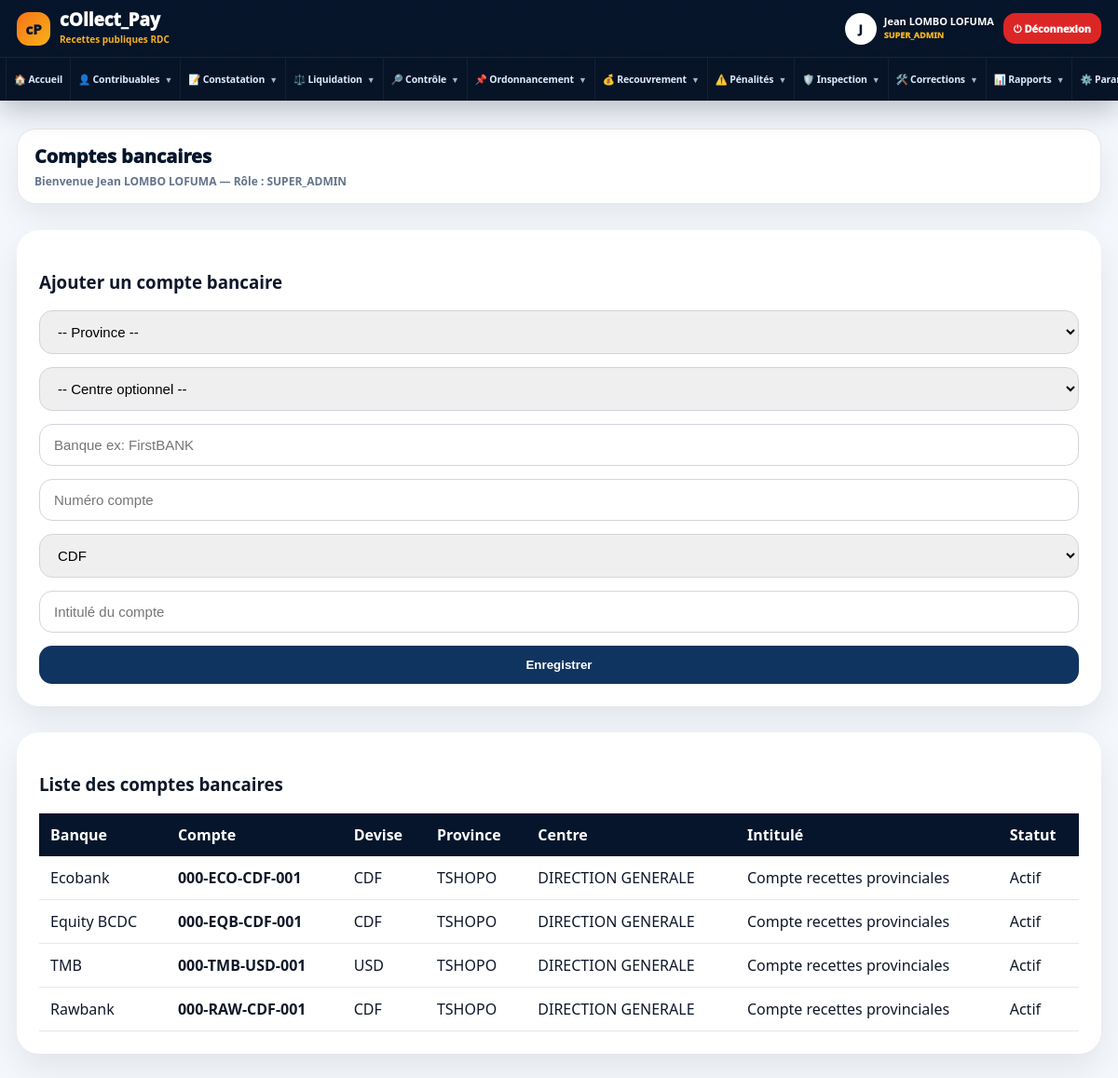
The app's page /modules/parametrage/comptes_bancaires.php (signed in) with its own data.
### tables this page shows
CREATE TABLE `comptes_bancaires` (
  `id` int(11) NOT NULL,
  `province_id` int(11) DEFAULT NULL,
  `centre_id` int(11) DEFAULT NULL,
  `banque` varchar(150) NOT NULL,
  `numero_compte` varchar(150) NOT NULL,
  `devise` enum('CDF','USD') DEFAULT 'CDF',
  `intitule_compte` varchar(255) DEFAULT NULL,
  `actif` tinyint(1) DEFAULT 1,
  `created_at` timestamp NOT NULL DEFAULT current_timestamp()
);

CREATE TABLE `provinces` (
  `id` int(11) NOT NULL,
  `nom` varchar(150) NOT NULL,
  `code_province` varchar(10) NOT NULL,
  `devise_principale` varchar(10) DEFAULT 'CDF',
  `actif` tinyint(1) DEFAULT 1,
  `created_at` timestamp NOT NULL DEFAULT current_timestamp()
);

CREATE TABLE `centres` (
  `id` int(11) NOT NULL,
  `province_id` int(11) NOT NULL,
  `nom` varchar(150) NOT NULL,
  `code_centre` varchar(50) NOT NULL,
  `code_centre_short` varchar(10) NOT NULL,
  `adresse` text DEFAULT NULL,
  `actif` tinyint(1) DEFAULT 1,
  `created_at` timestamp NOT NULL DEFAULT current_timestamp()
);

### modules/parametrage/comptes_bancaires.php (the view, shortened to what this page needs)
<?php
require_once "../../config/database.php";
$comptes = $pdo->query("
    SELECT cb.*, p.nom AS province, c.nom AS centre
    FROM comptes_bancaires cb
    LEFT JOIN provinces p ON cb.province_id=p.id
    LEFT JOIN centres c ON cb.centre_id=c.id
    ORDER BY cb.id DESC
")->fetchAll();
?>
<!DOCTYPE html>
<html lang="fr">
<head>
    <link rel="stylesheet" href="/collect_pay/assets/css/admin.css">
</head>
<body>
<div class="admin-layout">
    <?php require_once "../../includes/sidebar.php"; ?>
    <main class="main-content">
        <?php require_once "../../includes/topbar.php"; ?>
        <div class="panel">
            <h3>Ajouter un compte bancaire</h3>
            <form method="POST">
                <select name="province_id">
                    <option value="">-- Province --</option>
                </select>
                <select name="centre_id">
                    <option value="">-- Centre optionnel --</option>
                </select>
                <input type="text" name="banque" placeholder="Banque ex: FirstBANK" required>
                <input type="text" name="numero_compte" placeholder="Numéro compte" required>
                <select name="devise" required>
                    <option value="CDF">CDF</option>
                </select>
                <input type="text" name="intitule_compte" placeholder="Intitulé du compte">
                <button type="submit">Enregistrer</button>
            </form>
        </div>
        <div class="panel">
            <h3>Liste des comptes bancaires</h3>
            <table class="table-premium">
                <tr>
                    <th>Banque</th>
                    <th>Compte</th>
                    <th>Devise</th>
                    <th>Province</th>
                    <th>Centre</th>
                    <th>Intitulé</th>
                    <th>Statut</th>
                </tr>
                <?php foreach($comptes as $c): ?>
                    <tr>
                        <td><?= htmlspecialchars($c['banque']) ?></td>
                        <td><strong><?= htmlspecialchars($c['numero_compte']) ?></strong></td>
                        <td><?= htmlspecialchars($c['devise']) ?></td>
                        <td><?= htmlspecialchars($c['province'] ?? '-') ?></td>
                        <td><?= htmlspecialchars($c['centre'] ?? '-') ?></td>
                        <td><?= htmlspecialchars($c['intitule_compte'] ?? '-') ?></td>
                        <td><?= $c['actif'] ? 'Actif' : 'Inactif' ?></td>
                    </tr>
                <?php endforeach; ?>
            </table>
        </div>
    </main>
</div>
</body>
</html>

### assets/css/admin.css (style rules this page uses)
* { box-sizing: border-box; }
body { margin: 0; font-family: 'Segoe UI', sans-serif; background: #f4f7fb; color: #1f2937; }
.admin-layout { min-height: 100vh; }
.main-content { margin-left: 280px; width: calc(100% - 280px); padding: 28px; transition: all .35s ease; }
.panel { background: white; border-radius: 24px; padding: 24px; margin-top: 28px; box-shadow: 0 15px 35px rgba(0,0,0,.08); }
.table-premium { width: 100%; border-collapse: collapse; }
.table-premium th { background: #06152b; color: white; padding: 12px; text-align: left; }
.table-premium td { padding: 12px; border-bottom: 1px solid #e5e7eb; }
form { display: grid; gap: 14px; }
form input, form select, form textarea { padding: 13px 15px; border: 1px solid #d1d5db; border-radius: 14px; font-size: 15px; width: 100%; }
form button, .btn { background: #0f3460; color: white; border: none; padding: 13px 18px; border-radius: 14px; font-weight: 900; cursor: pointer; text-decoration: none; display: inline-block; }

### includes/sidebar.php (style rules this page uses)
:root { --cp-navy:#06152b;--cp-blue:#0f3460;--cp-gold:#f6b21a;--cp-bg:#f4f7fb;--cp-border:#e5e7eb;--cp-text:#0f172a;--cp-muted:#64748b }
html,body { margin:0!important;padding:0!important;background:var(--cp-bg)!important;font-family:'Segoe UI',Arial,sans-serif!important;color:var(--cp-text)!important;overflow-x:hidden!important }
.admin-layout { min-height:100vh!important;display:block!important }
.main-content,.cp-main,main { margin-left:0!important;width:100%!important;max-width:100%!important;min-height:100vh!important;padding:0 18px 26px!important }

### records on screen
comptes_bancaires: banque "Ecobank", numero_compte "000-ECO-CDF-001", devise "CDF", province.nom "TSHOPO", centre.nom "DIRECTION GENERALE", intitule_compte "Compte recettes provinciales", actif "Actif"
comptes_bancaires: banque "Equity BCDC", numero_compte "000-EQB-CDF-001", devise "CDF", province.nom "TSHOPO", centre.nom "DIRECTION GENERALE", intitule_compte "Compte recettes provinciales", actif "Actif"
comptes_bancaires: banque "TMB", numero_compte "000-TMB-USD-001", devise "USD", province.nom "TSHOPO", centre.nom "DIRECTION GENERALE", intitule_compte "Compte recettes provinciales", actif "Actif"
comptes_bancaires: banque "Rawbank", numero_compte "000-RAW-CDF-001", devise "CDF", province.nom "TSHOPO", centre.nom "DIRECTION GENERALE", intitule_compte "Compte recettes provinciales", actif "Actif"

### other values on screen
substr($nom,0,1) "J"
$nom "Jean LOMBO LOFUMA"
$role "SUPER_ADMIN"
$page_title "Comptes bancaires"
